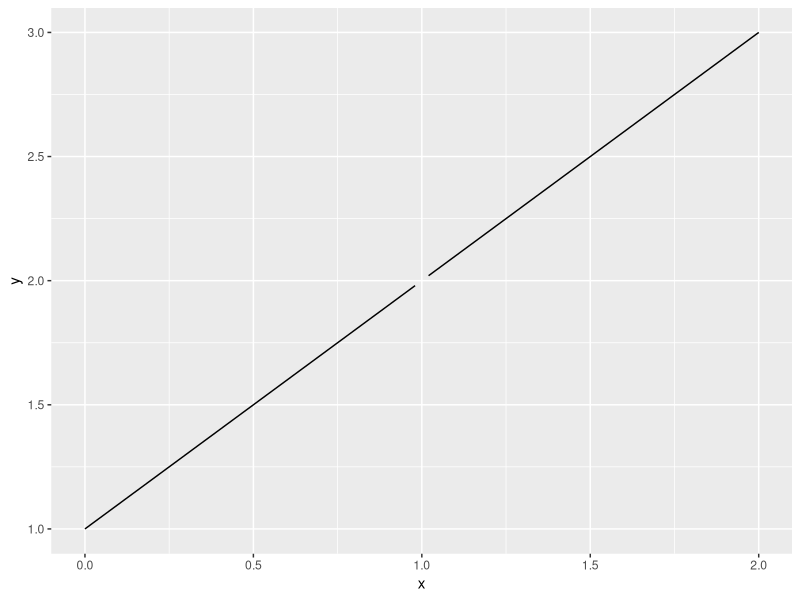
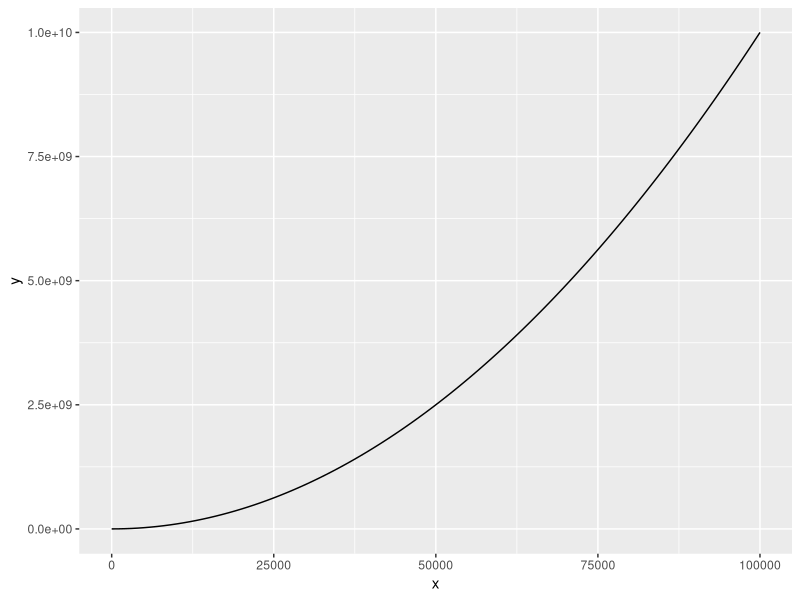
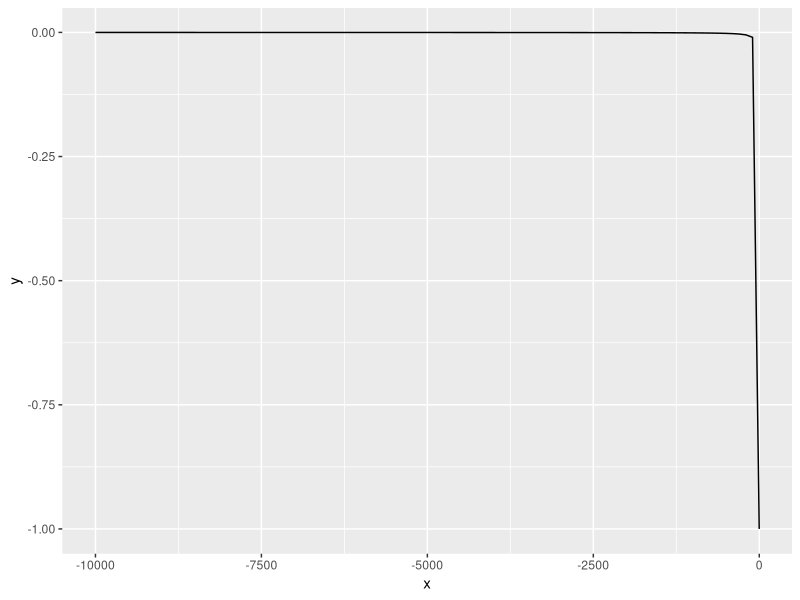
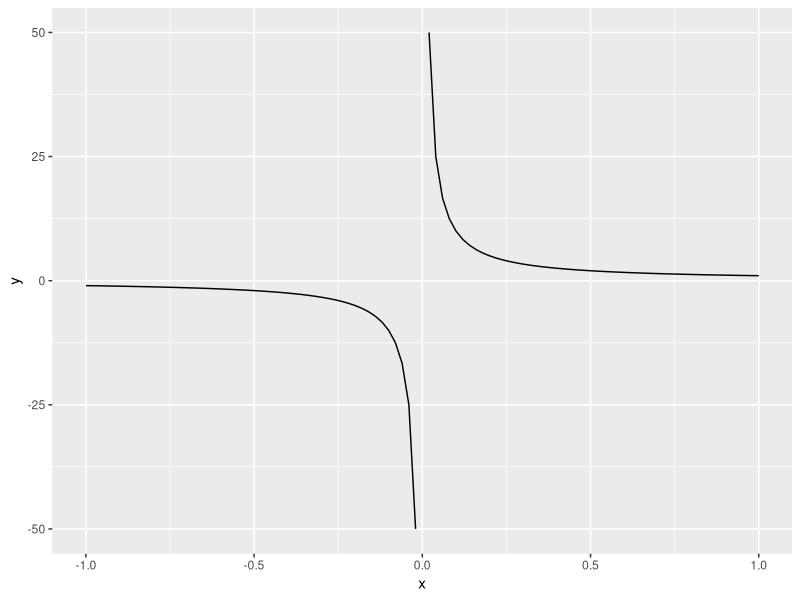

R code for these plots, in order:
## ---- chunk 1
library(ggplot2)
## ---- chunk 2
ggplot(data.frame(x = c(0, 2)), aes(x)) +
  stat_function(fun = function(x) (x ^ 2 - 1) / (x - 1))
## ---- chunk 3
ggplot(data.frame(x = c(0, 100000)), aes(x)) +
  stat_function(fun = function(x) x ^ 2)
## ---- chunk 4
ggplot(data.frame(x = c(-10000, -1)), aes(x)) +
  stat_function(fun = function(x) ifelse(x != 0, 1 / x, NA)) 
## ---- chunk 5
ggplot(data.frame(x = c(-1, 1)), aes(x)) +
  stat_function(fun = function(x) ifelse(x != 0, 1 / x, NA)) 
